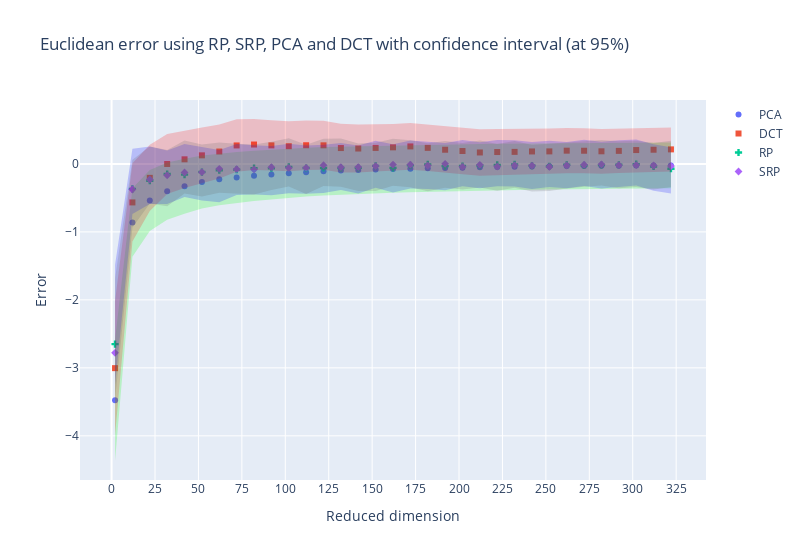

Here is the notebook cell this chart was saved with:
### Code cell
fig = go.Figure()
# ks = np.arange(1,325, 10)

fig.add_trace(go.Scatter(x=ks, y=p_diff, name="PCA", marker_symbol="circle", mode="markers"))
fig.add_trace(go.Scatter(x=ks, y=d_diff, name="DCT", marker_symbol="square", mode="markers"))
fig.add_trace(go.Scatter(x=ks, y=r_diff, name="RP", marker_symbol="cross", mode="markers"))
fig.add_trace(go.Scatter(x=ks, y=sr_diff, name="SRP", marker_symbol="diamond", mode="markers"))

fig.add_trace(go.Scatter(x=list(ks)+list(ks[::-1]), y=list(p_min)+list(p_max[::-1]), fill="toself", fillcolor='rgba(0,255,0,0.2)', line=dict(color='rgba(255,255,255,0)'), hoverinfo="skip", showlegend=False))
fig.add_trace(go.Scatter(x=list(ks)+list(ks[::-1]), y=list(d_min)+list(d_max[::-1]), fill="toself", fillcolor='rgba(255,0,0,0.2)', line=dict(color='rgba(255,255,255,0)'), hoverinfo="skip", showlegend=False))

fig.add_trace(go.Scatter(x=list(ks)+list(ks[::-1]), y=list(r_min)+list(r_max[::-1]), fill="toself", fillcolor='rgba(0,0,255,0.2)', line=dict(color='rgba(255,255,255,0)'), hoverinfo="skip", showlegend=False))

fig.add_trace(go.Scatter(x=list(ks)+list(ks[::-1]), y=list(sr_min)+list(sr_max[::-1]), fill="toself", fillcolor='rgba(100,100,100,0.2)', line=dict(color='rgba(255,255,255,0)'), hoverinfo="skip", showlegend=False))

fig.update_layout(
    title_text="Euclidean error using RP, SRP, PCA and DCT with confidence interval (at 95%)" ,
    width=800,
)

fig.update_xaxes(title_text='Reduced dimension', dtick=25)
fig.update_yaxes(title_text='Error')

fig.show()
